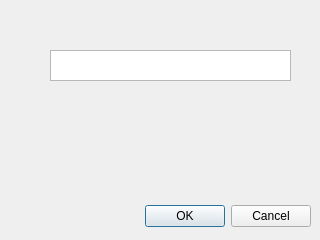
<?xml version="1.0" encoding="UTF-8"?>
<ui version="4.0">
 <class>volumeNameDialog</class>
 <widget class="QDialog" name="volumeNameDialog">
  <property name="geometry">
   <rect>
    <x>0</x>
    <y>0</y>
    <width>320</width>
    <height>240</height>
   </rect>
  </property>
  <property name="windowTitle">
   <string>Dialog</string>
  </property>
  <widget class="QDialogButtonBox" name="buttonBox">
   <property name="geometry">
    <rect>
     <x>10</x>
     <y>200</y>
     <width>301</width>
     <height>32</height>
    </rect>
   </property>
   <property name="orientation">
    <enum>Qt::Horizontal</enum>
   </property>
   <property name="standardButtons">
    <set>QDialogButtonBox::Cancel|QDialogButtonBox::Ok</set>
   </property>
  </widget>
  <widget class="QTextEdit" name="textEdit">
   <property name="geometry">
    <rect>
     <x>50</x>
     <y>50</y>
     <width>241</width>
     <height>31</height>
    </rect>
   </property>
  </widget>
 </widget>
 <resources/>
 <connections>
  <connection>
   <sender>buttonBox</sender>
   <signal>accepted()</signal>
   <receiver>volumeNameDialog</receiver>
   <slot>accept()</slot>
   <hints>
    <hint type="sourcelabel">
     <x>248</x>
     <y>254</y>
    </hint>
    <hint type="destinationlabel">
     <x>157</x>
     <y>274</y>
    </hint>
   </hints>
  </connection>
  <connection>
   <sender>buttonBox</sender>
   <signal>rejected()</signal>
   <receiver>volumeNameDialog</receiver>
   <slot>reject()</slot>
   <hints>
    <hint type="sourcelabel">
     <x>316</x>
     <y>260</y>
    </hint>
    <hint type="destinationlabel">
     <x>286</x>
     <y>274</y>
    </hint>
   </hints>
  </connection>
 </connections>
</ui>
